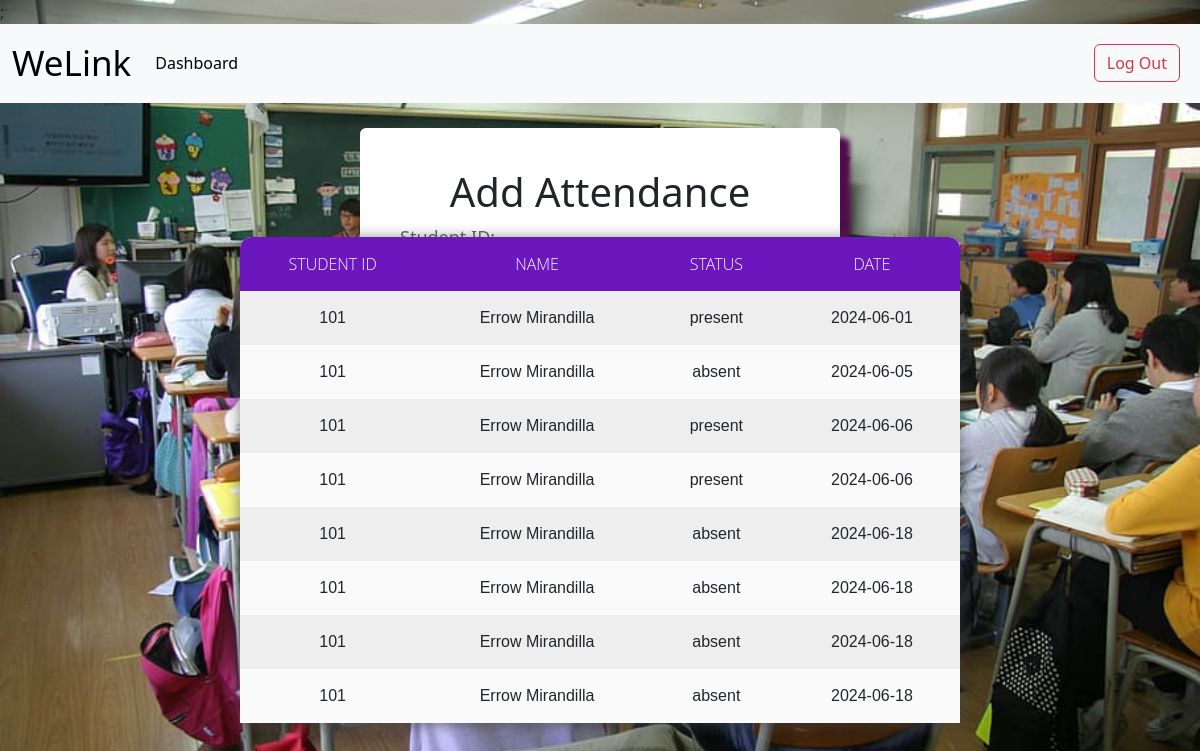
The page /admin_attendance.php?student_id=101 on the database its author committed.
### tables this page shows
CREATE TABLE `attendance` (
  `name` varchar(255) NOT NULL,
  `student_id` int(255) NOT NULL,
  `date` date NOT NULL,
  `status` enum('present','absent') NOT NULL
);

### admin_attendance.php (the view, shortened to what this page needs)
<?php
include 'connection.php';
if (isset($_GET['student_id'])) {
    $student_id = $_GET['student_id'];
}
?>
<!DOCTYPE html>
<html>
<head>
    <link href="https://cdn.jsdelivr.net/npm/bootstrap@5.3.3/dist/css/bootstrap.min.css" rel="stylesheet">;
    <link rel="stylesheet" type="text/css" href="style.css">
</head>
<body>
<body>
    <?php include "navbar2.php";
    ?>
<div id="form">
    <h1>Add Attendance</h1>
    <form name="form" method="POST" action="">
        <label for="student_id">Student ID:</label>
        <label for="name">Name:</label>
        <input type="text" id="name" name="name" required>
        <label for="status">Status:</label>
        <input type="text" id="status" name="status" required>
        <label for="date">Date:</label>
        <input type="date" id="date" name="date" required>
        <button id="btn" type="submit" name="submit">Add</button>
    </form>
</div>
    <table>
        <tr>
            <th>Student ID</th>
            <th>Name</th>
            <th>Status</th>
            <th>Date</th>
        </tr>
        <?php
        if (isset($student_id)) {
            $query = "SELECT * FROM attendance WHERE student_id = ? ORDER BY date ASC";
            $stmt = $conn->prepare($query);
            $stmt ->bind_param("s",$student_id);
            $stmt ->execute();
            $result = $stmt->get_result();
            while($row = $result->fetch_assoc()) {
                echo "<tr>";
                echo "<td>" . $row ['student_id']   . "</td>";
                echo "<td>" . $row ['name'] . "</td>";
                echo "<td>" . $row ['status'] . "</td>";
                echo "<td>" . $row ['date'] . "</td>";
                echo "</tr>";
            }
        }
        ?>
    </table>
</body>
</html>

### navbar2.php (shortened to what this page needs)
<nav class="navbar navbar-expand-lg bg-body-tertiary">
  <div class="container-fluid">
    <a class="navbar-brand" href="#">WeLink</a>
    <div class="collapse navbar-collapse" id="navbarSupportedContent">
        <ul class="navbar-nav me-auto mb-2 mb-lg-0">
        <li class="nav-item">
          <a class="nav-link active" aria-current="page" href="welcome.php">Dashboard</a>
        </li>
        </ul>
      <form class="d-flex" >
        <a class="btn btn-outline-danger mx-2" type="submit" href="index.php">Log Out</a>
      </form>
    </div>
  </div>
</nav>

### style.css (style rules this page uses)
body { background: url("images/bg.jpg"); background-repeat: no-repeat; background-size: cover; }
.navbar-brand { font-size: 35px; }
#form { background-color: rgb(255, 255, 255); width:28%; border-radius: 6px; margin:120px auto; padding:40px; box-shadow: 10px 10px 5px rgb(80, 11, 77); margin-top: 25px; }
h1 { text-align: center; }
input { width: 90%; border-radius: 4px; border: 3px solid #f6efef; padding: 5px; }
#btn { width: 100%; color:rgb(255, 255, 255); background-color: rgb(108, 22, 190); padding:10px; font-weight: 700; font-size: larger; border-radius: 10px; }
form label { color:rgb(100, 100, 100); font-size: 18px; font-weight:500; }
@media screen and (max-width: 1350px) { #form { width: 40%; margin-left:none; padding:40px; } }
* { margin:0; padding: 0; outline: 0; }
table { position: absolute; z-index: 2; left: 50%; top: 60%; transform: translate(-50%,-50%); width: 60%; border-collapse: collapse; border-spacing: 0; box-shadow: 0 2px 15px rgba(64,64,64,.7); border-radius: 12px 12px 0 0; overflow: hidden; }
td , th { padding: 15px 20px; text-align: center; }
th { background-color: rgb(108, 22, 190); color: #fafafa; font-family: 'Open Sans',Sans-serif; font-weight: 200; text-transform: uppercase; }
tr { width: 100%; background-color: #fafafa; font-family: 'Montserrat', sans-serif; }
tr:nth-child(even) { background-color: #eeeeee; }

### rows shown on the page
attendance: student "101", name "Errow Mirandilla", status "present", date "2024-06-01"
attendance: student "101", name "Errow Mirandilla", status "absent", date "2024-06-05"
attendance: student "101", name "Errow Mirandilla", status "present", date "2024-06-06"
attendance: student "101", name "Errow Mirandilla", status "present", date "2024-06-06"
attendance: student "101", name "Errow Mirandilla", status "absent", date "2024-06-18"
attendance: student "101", name "Errow Mirandilla", status "absent", date "2024-06-18"
attendance: student "101", name "Errow Mirandilla", status "absent", date "2024-06-18"
attendance: student "101", name "Errow Mirandilla", status "absent", date "2024-06-18"
